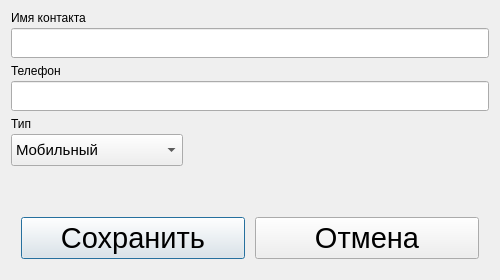
<?xml version="1.0" encoding="UTF-8"?>
<ui version="4.0">
 <class>EditDialog</class>
 <widget class="QDialog" name="EditDialog">
  <property name="geometry">
   <rect>
    <x>0</x>
    <y>0</y>
    <width>500</width>
    <height>280</height>
   </rect>
  </property>
  <property name="minimumSize">
   <size>
    <width>500</width>
    <height>280</height>
   </size>
  </property>
  <property name="maximumSize">
   <size>
    <width>500</width>
    <height>280</height>
   </size>
  </property>
  <property name="baseSize">
   <size>
    <width>500</width>
    <height>280</height>
   </size>
  </property>
  <property name="windowTitle">
   <string>Dialog</string>
  </property>
  <property name="sizeGripEnabled">
   <bool>false</bool>
  </property>
  <layout class="QVBoxLayout" name="verticalLayout_4">
   <item>
    <layout class="QVBoxLayout" name="verticalLayout">
     <property name="spacing">
      <number>3</number>
     </property>
     <item>
      <widget class="QLabel" name="contactNameLabel">
       <property name="sizePolicy">
        <sizepolicy hsizetype="Minimum" vsizetype="Minimum">
         <horstretch>0</horstretch>
         <verstretch>0</verstretch>
        </sizepolicy>
       </property>
       <property name="text">
        <string>Имя контакта</string>
       </property>
      </widget>
     </item>
     <item>
      <widget class="QLineEdit" name="contactNameEdit">
       <property name="minimumSize">
        <size>
         <width>0</width>
         <height>30</height>
        </size>
       </property>
      </widget>
     </item>
    </layout>
   </item>
   <item>
    <layout class="QVBoxLayout" name="verticalLayout_2">
     <property name="spacing">
      <number>3</number>
     </property>
     <item>
      <widget class="QLabel" name="contactNumberLabel">
       <property name="sizePolicy">
        <sizepolicy hsizetype="Minimum" vsizetype="Minimum">
         <horstretch>0</horstretch>
         <verstretch>0</verstretch>
        </sizepolicy>
       </property>
       <property name="text">
        <string>Телефон</string>
       </property>
      </widget>
     </item>
     <item>
      <widget class="QLineEdit" name="contactNumberEdit">
       <property name="minimumSize">
        <size>
         <width>0</width>
         <height>30</height>
        </size>
       </property>
      </widget>
     </item>
    </layout>
   </item>
   <item>
    <layout class="QVBoxLayout" name="verticalLayout_3">
     <property name="spacing">
      <number>3</number>
     </property>
     <item>
      <widget class="QLabel" name="contactTypeLabel">
       <property name="text">
        <string>Тип</string>
       </property>
      </widget>
     </item>
     <item>
      <widget class="QComboBox" name="contactTypeBox">
       <property name="sizePolicy">
        <sizepolicy hsizetype="Fixed" vsizetype="Fixed">
         <horstretch>0</horstretch>
         <verstretch>0</verstretch>
        </sizepolicy>
       </property>
       <property name="minimumSize">
        <size>
         <width>150</width>
         <height>32</height>
        </size>
       </property>
       <property name="baseSize">
        <size>
         <width>0</width>
         <height>0</height>
        </size>
       </property>
       <property name="font">
        <font>
         <pointsize>11</pointsize>
        </font>
       </property>
       <item>
        <property name="text">
         <string>Мобильный</string>
        </property>
       </item>
       <item>
        <property name="text">
         <string>Домашний</string>
        </property>
       </item>
       <item>
        <property name="text">
         <string>Экстренные службы</string>
        </property>
       </item>
      </widget>
     </item>
    </layout>
   </item>
   <item>
    <spacer name="verticalSpacer">
     <property name="orientation">
      <enum>Qt::Vertical</enum>
     </property>
     <property name="sizeHint" stdset="0">
      <size>
       <width>287</width>
       <height>15</height>
      </size>
     </property>
    </spacer>
   </item>
   <item>
    <layout class="QHBoxLayout" name="horizontalLayout">
     <property name="spacing">
      <number>10</number>
     </property>
     <property name="leftMargin">
      <number>10</number>
     </property>
     <property name="topMargin">
      <number>10</number>
     </property>
     <property name="rightMargin">
      <number>10</number>
     </property>
     <property name="bottomMargin">
      <number>10</number>
     </property>
     <item>
      <widget class="QPushButton" name="saveButton">
       <property name="sizePolicy">
        <sizepolicy hsizetype="Preferred" vsizetype="Preferred">
         <horstretch>0</horstretch>
         <verstretch>0</verstretch>
        </sizepolicy>
       </property>
       <property name="minimumSize">
        <size>
         <width>0</width>
         <height>40</height>
        </size>
       </property>
       <property name="font">
        <font>
         <family>Segoe UI</family>
         <pointsize>22</pointsize>
         <italic>false</italic>
         <bold>false</bold>
        </font>
       </property>
       <property name="styleSheet">
        <string notr="true">font: 22pt &quot;Segoe UI&quot;;</string>
       </property>
       <property name="text">
        <string>Сохранить</string>
       </property>
       <property name="iconSize">
        <size>
         <width>25</width>
         <height>25</height>
        </size>
       </property>
       <property name="default">
        <bool>true</bool>
       </property>
      </widget>
     </item>
     <item>
      <widget class="QPushButton" name="closeButton">
       <property name="sizePolicy">
        <sizepolicy hsizetype="Preferred" vsizetype="Preferred">
         <horstretch>0</horstretch>
         <verstretch>0</verstretch>
        </sizepolicy>
       </property>
       <property name="minimumSize">
        <size>
         <width>0</width>
         <height>40</height>
        </size>
       </property>
       <property name="font">
        <font>
         <family>Segoe UI</family>
         <pointsize>22</pointsize>
         <italic>false</italic>
         <bold>false</bold>
        </font>
       </property>
       <property name="styleSheet">
        <string notr="true">font: 22pt &quot;Segoe UI&quot;;</string>
       </property>
       <property name="text">
        <string>Отмена</string>
       </property>
       <property name="iconSize">
        <size>
         <width>25</width>
         <height>25</height>
        </size>
       </property>
      </widget>
     </item>
    </layout>
   </item>
  </layout>
 </widget>
 <resources/>
 <connections/>
</ui>
